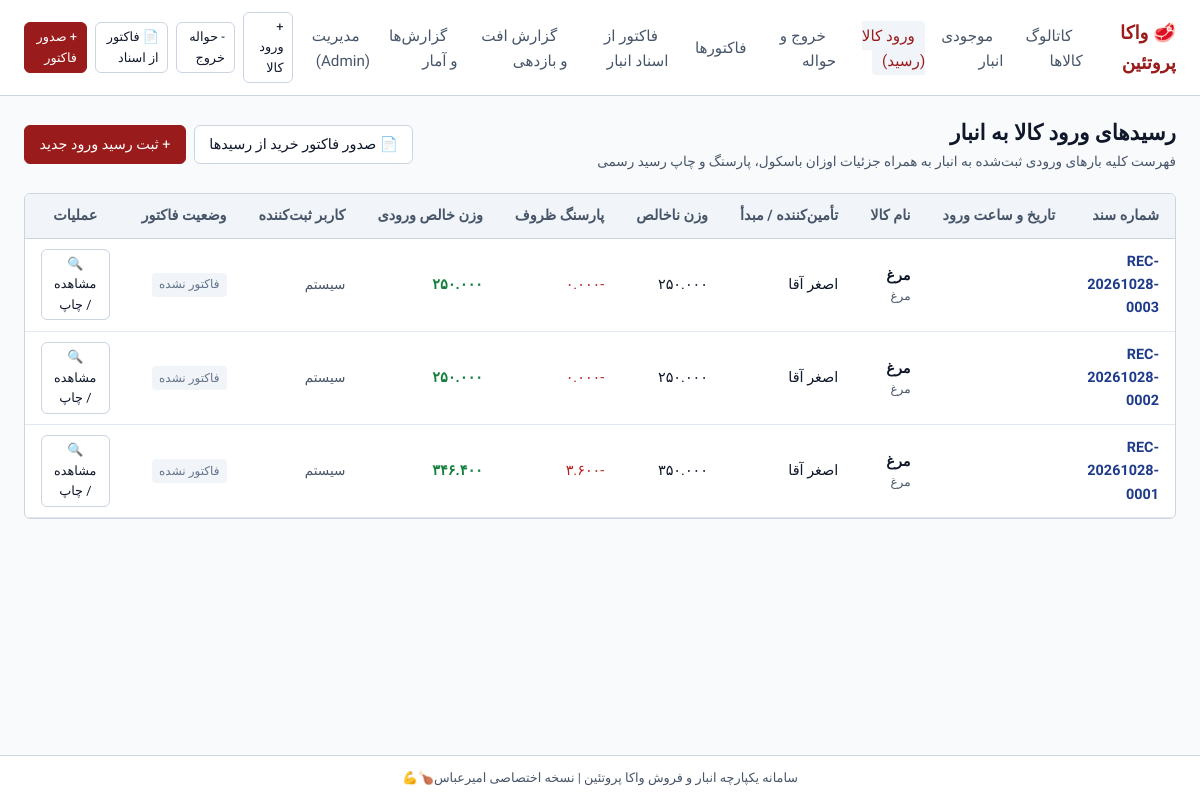
The app's page /receipts/ with its own data.
### sales/models.py (models this page shows, shortened)
class GoodsReceipt(models.Model):
    document_number = models.CharField(
        max_length=32,
        unique=True,
        verbose_name="شماره سند رسید"
    )
    idempotency_key = models.CharField(
        max_length=64,
        unique=True,
        null=True,
        blank=True,
        verbose_name="کلید یکتایی درخواست"
    )
    invoice = models.ForeignKey(
        'Invoice',
        on_delete=models.PROTECT,
        null=True,
        blank=True,
        related_name='source_receipts',
        verbose_name="فاکتور متناظر"
    )
    date_time = models.DateTimeField(auto_now_add=True, verbose_name="تاریخ و زمان ورود")
    document_date = models.DateField(default=timezone.localdate, verbose_name="تاریخ سند ورود")
    supplier_name = models.CharField(max_length=128, verbose_name="نام تأمین‌کننده / مبدأ")
    supplier_document_ref = models.CharField(
        max_length=64,
        blank=True,
        verbose_name="شماره بارنامه / فاکتور مبدأ"
    )
    product = models.ForeignKey(
        Product,
        on_delete=models.PROTECT,
        related_name='receipts',
        null=True,
        blank=True,
        verbose_name="کالای دریافتی (پیش‌فرض/تک‌قلمی)"
    )
    gross_weight_kg = models.DecimalField(
        max_digits=10,
        decimal_places=3,
        null=True,
        blank=True,
        verbose_name="وزن ناخالص باسکول (کیلوگرم)"
    )
    total_tare_weight_kg = models.DecimalField(
        max_digits=10,
        decimal_places=3,
        default=Decimal('0.000'),
        verbose_name="مجموع وزن پارسنگ (کیلوگرم)"
    )
    net_weight_kg = models.DecimalField(
        max_digits=10,
        decimal_places=3,
        null=True,
        blank=True,
        verbose_name="وزن خالص کالا (کیلوگرم)"
    )
    total_gross_weight_kg = models.DecimalField(
        max_digits=10,
        decimal_places=3,
        null=True,
        blank=True,
        verbose_name="مجموع وزن ناخالص (کیلوگرم)"
    )
    total_net_weight_kg = models.DecimalField(
        max_digits=10,
        decimal_places=3,
        null=True,
        blank=True,
        verbose_name="مجموع وزن خالص (کیلوگرم)"
    )
    package_count = models.PositiveIntegerField(
        null=True,
        blank=True,
        verbose_name="تعداد بسته / لاشه"
    )
    condition_notes = models.TextField(blank=True, verbose_name="وضعیت سلامت کالا و مغایرت‌ها")
    remarks = models.TextField(blank=True, verbose_name="ملاحظات عمومی")
    operator = models.ForeignKey(
        User,
        on_delete=models.SET_NULL,
        null=True,
        blank=True,
        related_name='receipts_handled',
        verbose_name="کاربر ثبت‌کننده"
    )
    operator_name = models.CharField(max_length=64, blank=True, verbose_name="نام متصدی")
    unit_price_rial = models.PositiveBigIntegerField(
        null=True,
        blank=True,
        verbose_name="قیمت واحد ورودی به ریال"
    )
    total_amount_rial = models.PositiveBigIntegerField(
        null=True,
        blank=True,
        verbose_name="مجموع مبلغ ورودی به ریال"
    )
    status = models.CharField(
        max_length=16,
        choices=DocumentStatus.choices,
        default=DocumentStatus.DRAFT,
        verbose_name="وضعیت سند"
    )
    class Meta:
        verbose_name = "رسید ورود کالا"
        verbose_name_plural = "رسیدهای ورود کالا"
        ordering = ['-date_time', '-id']
    @property
    def is_invoiced(self):
        return self.invoice_id is not None
    @property
    def aggregate_gross_weight(self):
        if self.total_gross_weight_kg is not None:
            return self.total_gross_weight_kg
        if self.items.exists():
            from django.db.models import Sum
            return self.items.aggregate(total=Sum('gross_weight_kg'))['total'] or Decimal('0.000')
        return self.gross_weight_kg or Decimal('0.000')
    @property
    def aggregate_tare_weight(self):
        if self.items.exists():
            from django.db.models import Sum
            return self.items.aggregate(total=Sum('total_tare_weight_kg'))['total'] or Decimal('0.000')
        if self.total_tare_weight_kg is not None:
            return self.total_tare_weight_kg
        if self.gross_weight_kg is not None and self.net_weight_kg is not None:
            return self.gross_weight_kg - self.net_weight_kg
        return Decimal('0.000')
    @property
    def aggregate_net_weight(self):
        if self.total_net_weight_kg is not None:
            return self.total_net_weight_kg
        if self.items.exists():
            from django.db.models import Sum
            return self.items.aggregate(total=Sum('net_weight_kg'))['total'] or Decimal('0.000')
        return self.net_weight_kg or Decimal('0.000')
    @property
    def primary_product_name(self):
        first_item = self.items.select_related('product').first()
        if first_item and first_item.product:
            return first_item.product.name
        if self.product:
            return self.product.name
        return "ثبت اولیه بدون کالا / ناقص"

class GoodsReceiptItem(models.Model):
    goods_receipt = models.ForeignKey(
        GoodsReceipt,
        on_delete=models.CASCADE,
        related_name='items',
        verbose_name="رسید ورود مربوطه"
    )
    product = models.ForeignKey(
        Product,
        on_delete=models.PROTECT,
        related_name='receipt_items',
        verbose_name="کالای دریافتی"
    )
    gross_weight_kg = models.DecimalField(
        max_digits=10,
        decimal_places=3,
        verbose_name="وزن ناخالص باسکول (کیلوگرم)"
    )
    total_tare_weight_kg = models.DecimalField(
        max_digits=10,
        decimal_places=3,
        default=Decimal('0.000'),
        verbose_name="مجموع وزن پارسنگ (کیلوگرم)"
    )
    net_weight_kg = models.DecimalField(
        max_digits=10,
        decimal_places=3,
        verbose_name="وزن خالص کالا (کیلوگرم)"
    )
    package_count = models.PositiveIntegerField(
        null=True,
        blank=True,
        verbose_name="تعداد بسته / لاشه"
    )
    condition_notes = models.CharField(max_length=256, blank=True, verbose_name="وضعیت سلامت کالا")
    unit_price_rial = models.PositiveBigIntegerField(
        null=True,
        blank=True,
        verbose_name="قیمت واحد به ریال"
    )
    line_total_rial = models.PositiveBigIntegerField(
        null=True,
        blank=True,
        verbose_name="مبلغ کل ردیف به ریال"
    )
    remarks = models.CharField(max_length=256, blank=True, verbose_name="ملاحظات سطر")
    class Meta:
        verbose_name = "سطر رسید ورود کالا"
        verbose_name_plural = "سطرهای رسید ورود کالا"
        ordering = ['id']

### products/models.py (models this page shows, shortened)
class Product(models.Model):
    UNIT_CHOICES = [
        ('kg', 'کیلوگرم'),
        ('pack', 'بسته'),
        ('piece', 'عدد'),
    ]
    name = models.CharField(max_length=128, verbose_name="نام کالا")
    code = models.CharField(
        max_length=32,
        unique=True,
        null=True,
        blank=True,
        verbose_name="کد کالا (اختیاری)"
    )
    category = models.ForeignKey(
        Category,
        on_delete=models.PROTECT,
        related_name='products',
        verbose_name="دسته‌بندی"
    )
    unit = models.CharField(
        max_length=16,
        choices=UNIT_CHOICES,
        default='kg',
        verbose_name="واحد سنجش"
    )
    price_per_unit_rial = models.PositiveBigIntegerField(
        null=True,
        blank=True,
        verbose_name="قیمت پایه واحد به ریال (اختیاری)"
    )
    is_active = models.BooleanField(default=True, verbose_name="وضعیت فعال")
    description = models.TextField(blank=True, verbose_name="توضیحات قطعه")
    parent = models.ForeignKey(
        'self',
        on_delete=models.SET_NULL,
        null=True,
        blank=True,
        related_name='child_products',
        verbose_name="کالای والد (دسته‌بندی اصلی)"
    )
    is_parent = models.BooleanField(
        default=False,
        verbose_name="کالای والد است"
    )
    created_at = models.DateTimeField(auto_now_add=True, verbose_name="تاریخ ایجاد")
    updated_at = models.DateTimeField(auto_now=True, verbose_name="تاریخ ویرایش")
    class Meta:
        verbose_name = "کالا"
        verbose_name_plural = "کالاها"
        ordering = ['category', 'name']

class Category(models.Model):
    name = models.CharField(max_length=64, unique=True, verbose_name="نام دسته‌بندی")
    slug = models.SlugField(
        max_length=64,
        unique=True,
        allow_unicode=True,
        verbose_name="شناسه یکتا (اسلاگ)"
    )
    display_order = models.PositiveIntegerField(default=0, verbose_name="ترتیب نمایش")
    is_active = models.BooleanField(default=True, verbose_name="فعال")
    class Meta:
        verbose_name = "دسته‌بندی"
        verbose_name_plural = "دسته‌بندی‌ها"
        ordering = ['display_order', 'id']

### sales/views.py (the view)
# urls.py: path('receipts/', views.goods_receipt_list_view, name='receipt_list'),
def goods_receipt_list_view(request):
    receipts = GoodsReceipt.objects.select_related('product', 'product__category', 'operator', 'invoice').prefetch_related('items__product', 'tare_rows').order_by('-date_time')
    return render(request, 'sales/receipt_list.html', {'receipts': receipts})

### templates/sales/receipt_list.html (shortened to what this page needs)
{% extends "base.html" %}
{% load jalali_tags %}
{% block content %}
<div style="margin-bottom: 1.5rem;">
    <div style="display: flex; justify-content: space-between; align-items: center; margin-bottom: 1.25rem; flex-wrap: wrap; gap: 0.75rem;">
        <div>
            <h1 style="font-size: 1.35rem; font-weight: 700; color: var(--text-main);">رسیدهای ورود کالا به انبار</h1>
            <p style="font-size: 0.85rem; color: var(--text-muted);">
                فهرست کلیه بارهای ورودی ثبت‌شده به انبار به همراه جزئیات اوزان باسکول، پارسنگ و چاپ رسید رسمی
            </p>
        </div>
        <div style="display: flex; gap: 0.5rem;">
            <a href="{% url 'invoice_from_source' %}?tab=purchase" class="btn btn-secondary">
                📄 صدور فاکتور خرید از رسیدها
            </a>
            <a href="{% url 'receipt_create' %}" class="btn btn-primary">
                + ثبت رسید ورود جدید
            </a>
        </div>
    </div>
    <div class="table-responsive">
        <table class="data-table">
            <thead>
                <tr>
                    <th>شماره سند</th>
                    <th>تاریخ و ساعت ورود</th>
                    <th>نام کالا</th>
                    <th>تأمین‌کننده / مبدأ</th>
                    <th>وزن ناخالص</th>
                    <th>پارسنگ ظروف</th>
                    <th>وزن خالص ورودی</th>
                    <th>کاربر ثبت‌کننده</th>
                    <th>وضعیت فاکتور</th>
                    <th style="text-align: center; width: 110px;">عملیات</th>
                </tr>
            </thead>
            <tbody>
                {% for r in receipts %}
                <tr>
                    <td>
                        <strong style="color: #1e3a8a;" class="tabular-nums">{{ r.document_number }}</strong>
                    </td>
                    <td class="tabular-nums" style="font-size: 0.85rem; color: var(--text-muted); white-space: nowrap;">
                    </td>
                    <td>
                        <strong>{{ r.primary_product_name }}</strong>
                        {% if r.items.count > 1 %}
                        <div style="font-size: 0.75rem; color: #1e3a8a; font-weight: 600;">رسید چندقلمی ({{ r.items.count }} قلم کالا)</div>
                        {% elif r.product %}
                        <div style="font-size: 0.75rem; color: var(--text-muted);">{{ r.product.category.name }}</div>
                        {% endif %}
                    </td>
                    <td>{{ r.supplier_name }}</td>
                    <td class="tabular-nums">{{ r.aggregate_gross_weight|format_weight_kg }}</td>
                    <td class="tabular-nums" style="color: #b91c1c;">-{{ r.aggregate_tare_weight|format_weight_kg }}</td>
                    <td class="tabular-nums" style="color: #15803d; font-weight: 700;">
                        {{ r.aggregate_net_weight|format_weight_kg }}
                    </td>
                    <td style="font-size: 0.85rem; color: var(--text-muted);">
                        {{ r.operator.username|default:"سیستم" }}
                    </td>
                    <td>
                        {% if r.is_invoiced %}
                            <a href="{% url 'invoice_detail' r.invoice.pk %}" class="status-badge status-active" style="font-size: 0.75rem; text-decoration: none;">
                                فاکتور شده
                            </a>
                        {% else %}
                            <span class="status-badge status-inactive" style="font-size: 0.75rem;">
                                فاکتور نشده
                            </span>
                        {% endif %}
                    </td>
                    <td style="text-align: center;">
                        <a href="{% url 'receipt_detail' r.pk %}" class="btn btn-secondary btn-sm" title="مشاهده و چاپ رسید ورود">
                            🔍 مشاهده / چاپ
                        </a>
                    </td>
                </tr>
                {% endfor %}
            </tbody>
        </table>
    </div>
</div>
{% endblock %}

### templates/base.html (shortened to what this page needs)
<!DOCTYPE html>
<html dir="rtl" lang="fa">
<head>
</head>
<body>
    <header class="top-navbar">
        <div class="brand-zone">
            <a href="{% url 'product_list' %}" class="brand-title">
                🥩 واکا پروتئین
            </a>
            <ul class="nav-links">
                <li><a href="{% url 'product_list' %}" class="nav-link {% if request.resolver_match.url_name == 'product_list' %}active{% endif %}">کاتالوگ کالاها</a></li>
                <li><a href="{% url 'inventory_overview' %}" class="nav-link {% if request.resolver_match.url_name == 'inventory_overview' %}active{% endif %}">موجودی انبار</a></li>
                <li><a href="{% url 'receipt_list' %}" class="nav-link {% if 'receipt' in request.resolver_match.url_name %}active{% endif %}">ورود کالا (رسید)</a></li>
                <li><a href="{% url 'issue_list' %}" class="nav-link {% if 'issue' in request.resolver_match.url_name %}active{% endif %}">خروج و حواله</a></li>
                <li><a href="{% url 'invoice_list' %}" class="nav-link {% if 'invoice' in request.resolver_match.url_name and request.resolver_match.url_name != 'invoice_from_source' %}active{% endif %}">فاکتورها</a></li>
                <li><a href="{% url 'invoice_from_source' %}" class="nav-link {% if request.resolver_match.url_name == 'invoice_from_source' %}active{% endif %}">فاکتور از اسناد انبار</a></li>
                <li><a href="{% url 'report_loss' %}" class="nav-link {% if request.resolver_match.url_name == 'report_loss' %}active{% endif %}">گزارش افت و بازدهی</a></li>
                <li><a href="{% url 'reports_hub' %}" class="nav-link {% if 'report' in request.resolver_match.url_name and request.resolver_match.url_name != 'report_loss' %}active{% endif %}">گزارش‌ها و آمار</a></li>
                <li><a href="/admin/" class="nav-link">مدیریت (Admin)</a></li>
            </ul>
        </div>
        <div class="nav-actions">
            <a href="{% url 'receipt_create' %}" class="btn btn-secondary btn-sm">+ ورود کالا</a>
            <a href="{% url 'issue_create' %}" class="btn btn-secondary btn-sm">- حواله خروج</a>
            <a href="{% url 'invoice_from_source' %}" class="btn btn-secondary btn-sm">📄 فاکتور از اسناد</a>
            <a href="{% url 'invoice_create' %}" class="btn btn-primary btn-sm">+ صدور فاکتور</a>
        </div>
    </header>
    <main class="main-container">
        {% block content %}{% endblock %}
    </main>
    <footer class="footer">
        سامانه یکپارچه انبار و فروش واکا پروتئین  | نسخه اختصاصی امیرعباس🍗💪
    </footer>
</body>
</html>

### records on screen
GoodsReceipt: document_number "REC-20261028-0003", primary_product_name "مرغ", product.category.name "مرغ", supplier_name "اصغر آقا", aggregate_gross_weight "۲۵۰.۰۰۰", aggregate_tare_weight "۰.۰۰۰", aggregate_net_weight "۲۵۰.۰۰۰", operator.username "سیستم", shows "فاکتور نشده"
GoodsReceipt: document_number "REC-20261028-0002", primary_product_name "مرغ", product.category.name "مرغ", supplier_name "اصغر آقا", aggregate_gross_weight "۲۵۰.۰۰۰", aggregate_tare_weight "۰.۰۰۰", aggregate_net_weight "۲۵۰.۰۰۰", operator.username "سیستم", shows "فاکتور نشده"
GoodsReceipt: document_number "REC-20261028-0001", primary_product_name "مرغ", product.category.name "مرغ", supplier_name "اصغر آقا", aggregate_gross_weight "۳۵۰.۰۰۰", aggregate_tare_weight "۳.۶۰۰", aggregate_net_weight "۳۴۶.۴۰۰", operator.username "سیستم", shows "فاکتور نشده"
